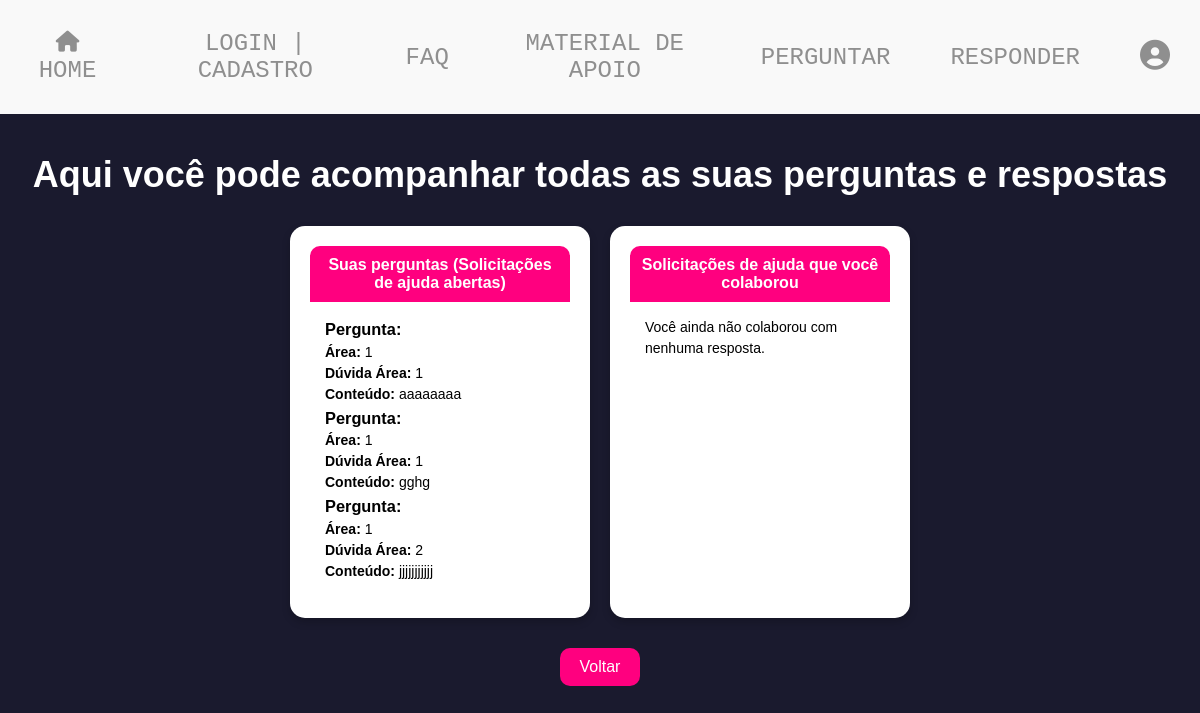
/acompanhar_perguntas_respostas.php (signed in), run on an earlier commit of the app's database.
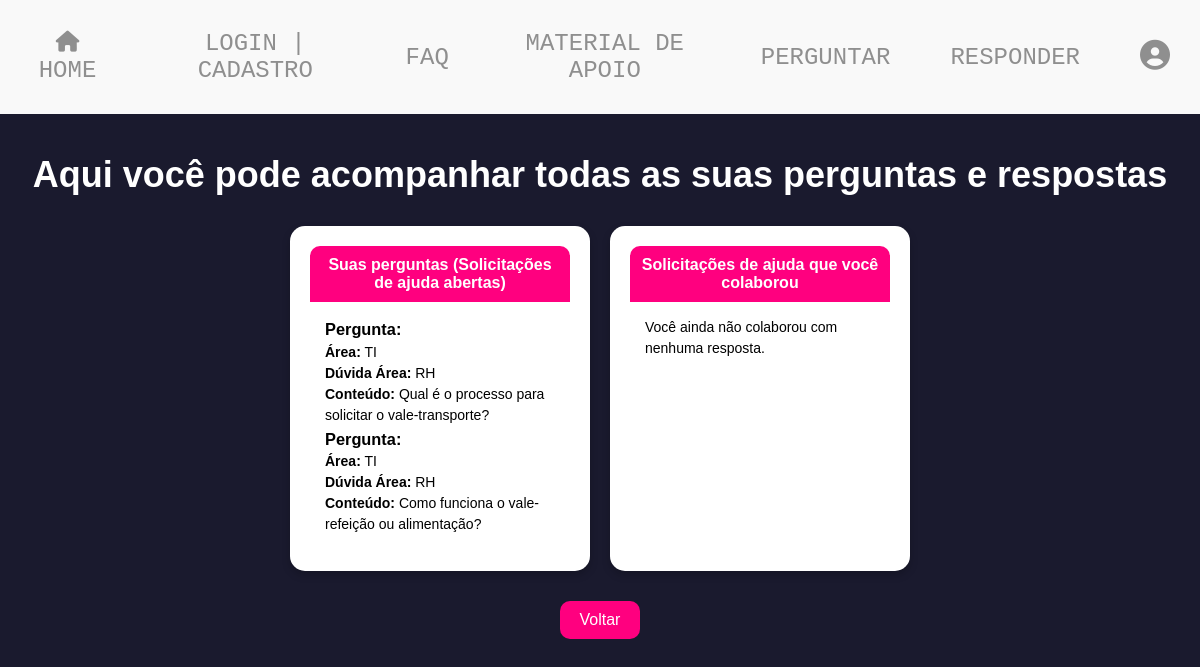
And on a later commit of the database.
### tables this page shows
CREATE TABLE IF NOT EXISTS `forum_perguntas` (
  `fk_id_usuario` int NOT NULL,
  `id_pergunta` int NOT NULL AUTO_INCREMENT,
  `area` varchar(40) NOT NULL,
  `duvida_area` varchar(40) NOT NULL,
  `pergunta` varchar(500) DEFAULT NULL,
  PRIMARY KEY (`id_pergunta`),
  KEY `fk_id_usuario` (`fk_id_usuario`)
);

### acompanhar_perguntas_respostas.php (the view, shortened to what this page needs)
<?php
include_once 'conexao.php';
include 'css/css.php';
include_once 'menu.php';
$sql = "SELECT * FROM forum_perguntas p
        WHERE p.fk_id_usuario = :id_usuario
        AND NOT EXISTS (
            SELECT 1 FROM forum_respostas r
            WHERE r.fk_id_pergunta = p.id_pergunta
        )";
$stmt = $conn->prepare($sql);
$stmt->bindParam(':id_usuario', $_SESSION['id_usuario'], PDO::PARAM_INT);
$stmt->execute();
$perguntas = $stmt->fetchAll(PDO::FETCH_ASSOC);
$sql = "SELECT r.resposta, p.area, p.duvida_area, p.pergunta
        FROM forum_respostas AS r
        INNER JOIN forum_perguntas AS p ON r.fk_id_pergunta = p.id_pergunta
        WHERE r.fk_id_usuario = :id_usuario";
$stmt = $conn->prepare($sql);
$stmt->bindParam(':id_usuario', $_SESSION['id_usuario'], PDO::PARAM_INT);
$stmt->execute();
$respostas = $stmt->fetchAll(PDO::FETCH_ASSOC);
?>
<!DOCTYPE html>
<html lang="pt-br">
<head>
</head>
<body>
    <div class="container">
        <h1>Aqui você pode acompanhar todas as suas perguntas e respostas</h1>
        <div class="card-container">
            <div class="card">
                <div class="card-header">Suas perguntas (Solicitações de ajuda abertas)</div>
                <div class="card-content">
                    <?php if (!empty($perguntas)): ?>
                        <?php foreach ($perguntas as $pergunta): ?>
                            <h3>Pergunta:</h3>
                            <p><strong>Área:</strong> <?= htmlspecialchars($pergunta['area']) ?></p>
                            <p><strong>Dúvida Área:</strong> <?= htmlspecialchars($pergunta['duvida_area']) ?></p>
                            <p><strong>Conteúdo:</strong> <?= htmlspecialchars($pergunta['pergunta']) ?></p>
                            <hr>
                        <?php endforeach; ?>
                    <?php else: ?>
                        <p>Não há perguntas sem resposta no momento.</p>
                    <?php endif; ?>
                </div>
            </div>
            <div class="card">
                <div class="card-header">Solicitações de ajuda que você colaborou</div>
                <div class="card-content">
                    <?php if (!empty($respostas)): ?>
                        <?php foreach ($respostas as $resposta): ?>
                            <h3>Pergunta:</h3>
                            <p><strong>Área:</strong> <?= htmlspecialchars($resposta['area']) ?></p>
                            <p><strong>Dúvida Área:</strong> <?= htmlspecialchars($resposta['duvida_area']) ?></p>
                            <p><strong>Conteúdo:</strong> <?= htmlspecialchars($resposta['pergunta']) ?></p>
                            <p><strong>Sua Resposta:</strong> <?= htmlspecialchars($resposta['resposta']) ?></p>
                            <hr>
                        <?php endforeach; ?>
                    <?php else: ?>
                        <p>Você ainda não colaborou com nenhuma resposta.</p>
                    <?php endif; ?>
                </div>
            </div>
        </div>
        <button onclick="history.back()" class="button">Voltar</button>
    </div>
</body>
</html>

What changed in the data, as far as the page shows it:
no longer on this page (row edited): forum_perguntas: area "1", duvida_area "1", pergunta "aaaaaaaa"
no longer on this page (row edited): forum_perguntas: area "1", duvida_area "1", pergunta "gghg"
removed forum_perguntas: area "1", duvida_area "2", pergunta "jjjjjjjjjjj"
now on this page (row edited): forum_perguntas: area "TI", duvida_area "RH", pergunta "Qual é o processo para solicitar o vale-transporte?"
now on this page (row edited): forum_perguntas: area "TI", duvida_area "RH", pergunta "Como funciona o vale-refeição ou alimentação?"
